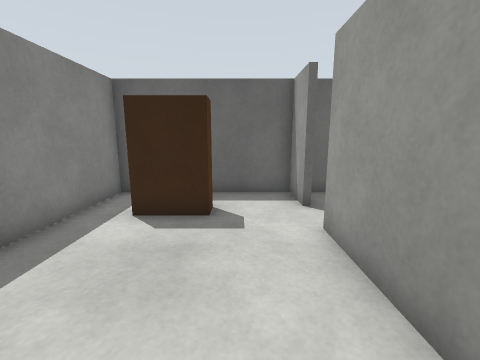
[1] (above)

20 first-person views from a walk through a robot-simulator world made for Gazebo. The camera is 1 m above the floor, tilts 10° down and sees 90° across. The floor is counted in squares, 0.5 m on a side. Each view is taken from the middle of a square. On the plan, view 1 faces up. The plan holds only what a view shows up to about 15 squares ahead; the rest is blank.

[2]
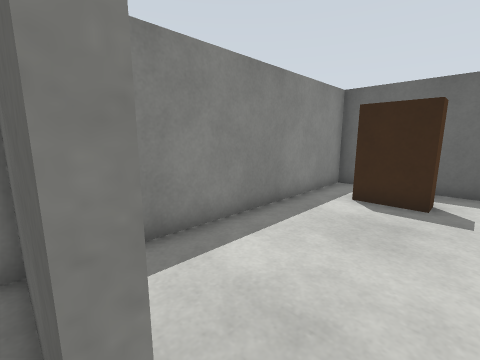

[3]
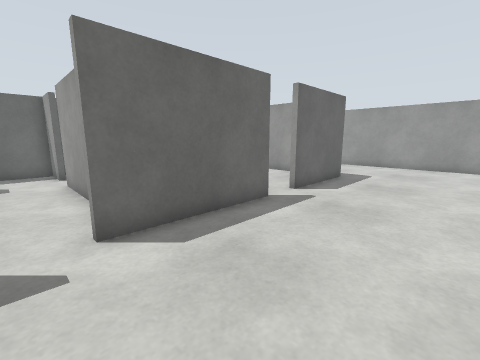

[4]
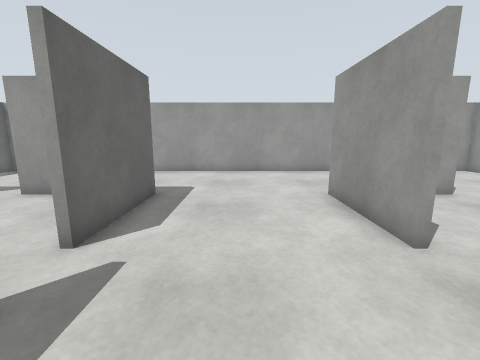

[5]
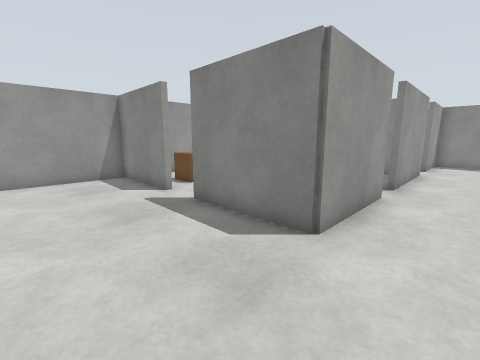

[6]
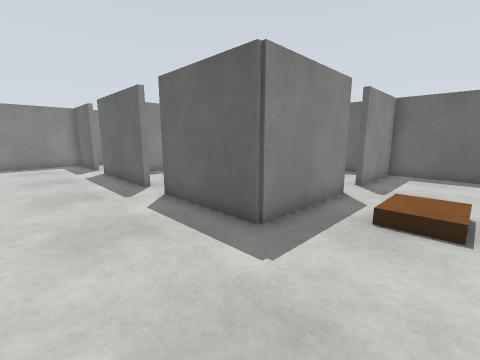

[7]
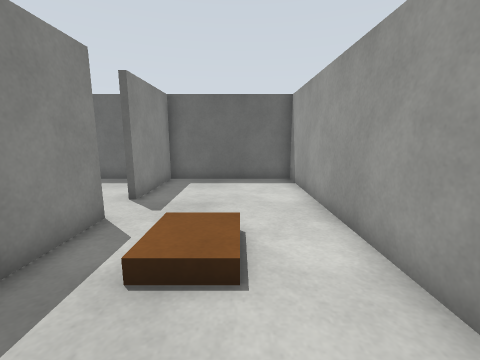

[8]
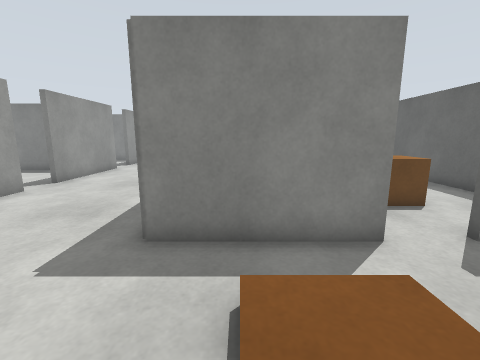

[9]
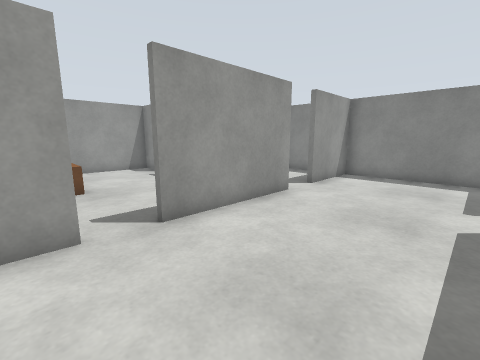

[10]
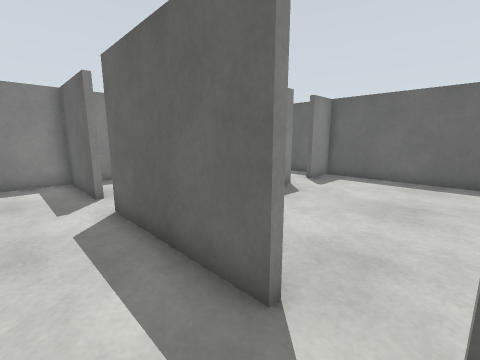

[11]
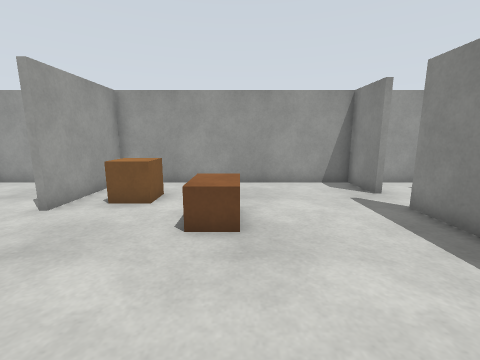

[12]
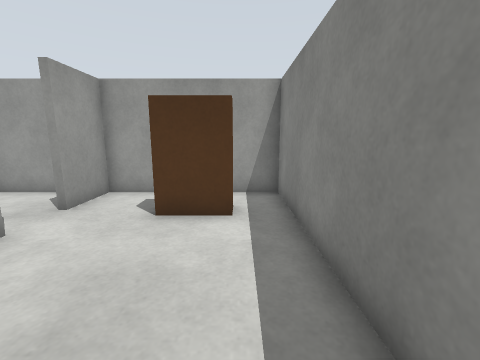

[13]
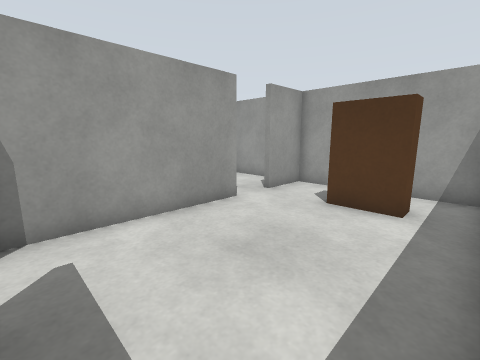

[14]
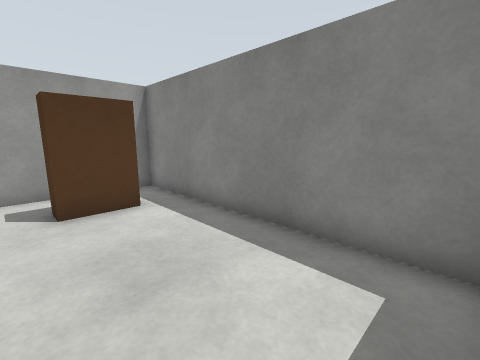

[15]
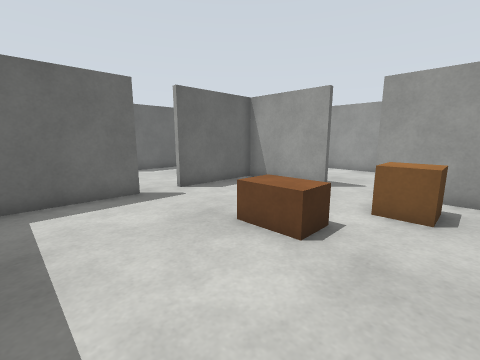

[16]
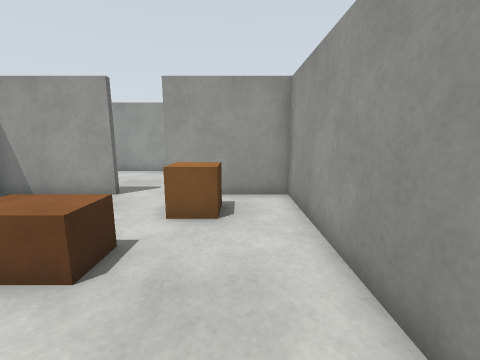

[17]
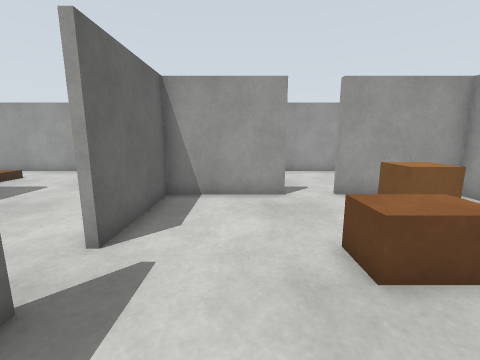

[18]
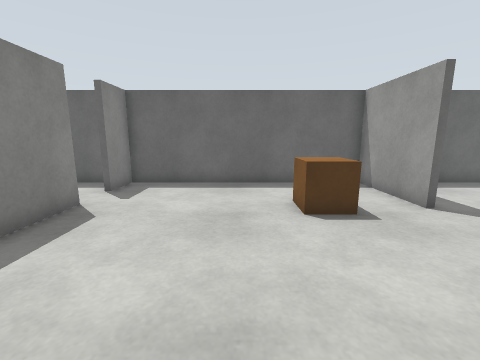

[19]
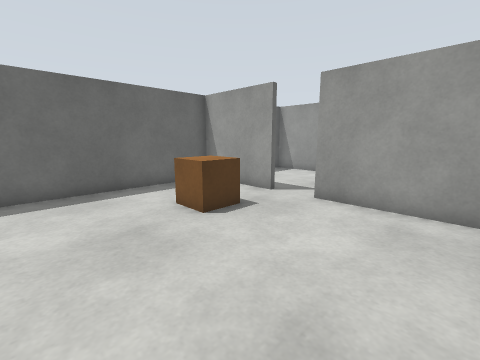

[20]
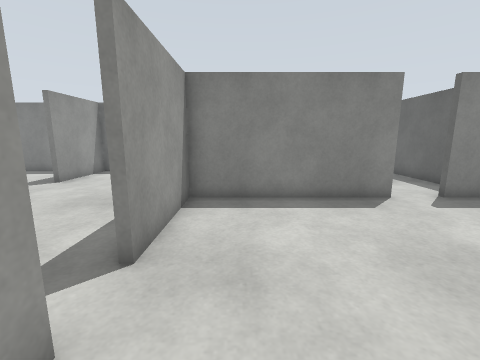

### Floor plan
Points are (right, up) in squares from view 1. A wall is a line through its corners. A room is listed if a view was taken in it or the views show most of it. See-through windows are left out.
Room 1 (views 1, 2)
walls: (1.9, 1.5) (1.9, 5.1); (1.9, 6.9) (1.9, 8.7) (-4.4, 8.7) (-4.4, -0.8)
ways out: opening at (0.5, -2) to room 2; opening at (2, 6) to room 5
objects: brown box (-3, 6) to (-1, 7)
Room 2 (views 3, 4, 5, 6, 7, 8, 9, 10)
walls: (8, -8.2) (12.6, -8.2) (12.6, -12.6); (6.5, -1.9) (1.1, -1.9); (12.6, 2.9) (12.6, -1.9) (8, -1.9); (12.6, -14.4) (12.6, -18.7) (18.5, -18.7) (18.5, 8.7) (12.6, 8.7) (12.6, 4.6); (1, -8.2) (6.5, -8.2); (-0.6, -1.9) (-4.4, -1.9) (-4.4, -8.2) (-0.6, -8.2)
ways out: opening at (0.5, -2) to room 1; opening at (7.5, -8) to room 3; opening at (12, -13.5) to room 3; opening at (0.5, -8) to room 4; opening at (7.5, -2) to room 5; opening at (12, 3.5) to room 5
Room 3 (views 11, 15, 16, 17)
walls: (6.5, -8.4) (2.7, -8.4); (2.1, -11.8) (2.1, -14.8); (12.3, -12.6) (12.3, -8.4) (8, -8.4); (2.1, -16.4) (2.1, -18.7) (12.3, -18.7) (12.3, -14.4)
ways out: opening at (7.5, -8) to room 2; opening at (12, -13.5) to room 2; opening at (2, -15.5) to room 4
objects: brown box (7, -14) to (8, -13); crate (10, -16) to (11, -15)
Room 4 (views 12, 13, 14)
walls: (1.9, -14.8) (1.9, -8.8); (-4.4, -8.8) (-4.4, -18.7) (1.9, -18.7) (1.9, -16.4)
ways out: opening at (0.5, -8) to room 2; opening at (2, -15.5) to room 3
objects: brown box (-3, -17) to (-1, -16)
Room 5 (views 18, 19, 20)
walls: (8, -1.7) (8.6, -1.7); (2.1, 5.1) (2.1, -1.7) (6.5, -1.7); (12.3, 4.6) (12.3, 8.7) (2.1, 8.7) (2.1, 6.9); (12.3, -1.2) (12.3, 2.9)
ways out: opening at (2, 6) to room 1; opening at (7.5, -2) to room 2; opening at (12, 3.5) to room 2
objects: crate (9, 4) to (10, 5)

Where each view was taken, in squares from view 1:
view 1: 0 up, 0 right, facing up
view 2: 2 down, 0 right, facing up-left
view 3: 7 down, 0 right, facing up-right
view 4: 5 down, 4 right, facing right
view 5: 6 down, 17 right, facing down-left
view 6: 6 down, 16 right, facing up-left
view 7: 3 down, 16 right, facing up
view 8: 0 up, 17 right, facing left
view 9: 3 down, 9 right, facing down-left
view 10: 4 down, 8 right, facing up-left
view 11: 8 down, 7 right, facing down
view 12: 10 down, 3 left, facing down
view 13: 9 down, 4 left, facing down-right
view 14: 9 down, 0 right, facing down-left
view 15: 17 down, 3 right, facing up-right
view 16: 17 down, 4 right, facing right
view 17: 11 down, 4 right, facing right
view 18: 2 down, 7 right, facing up
view 19: 1 down, 5 right, facing up-right
view 20: 0 up, 10 right, facing left
